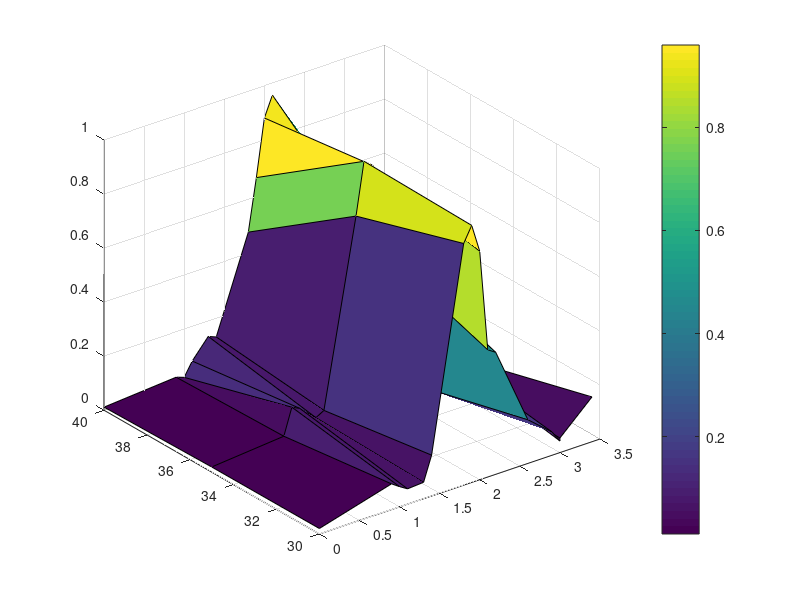

Write the MATLAB code that produced this figure.
eff = [0.020243902	0.095121951	0.074796748	0.056639566	0.060704607	0.151219512	0.894308943	0.951219512	0.845528455	0.470867209	0.451219512	0.161788618	0.086585366	0.043089431	0.053794038	0.165853659	; ... 
0.018943089	0.042411587	0.139837398	0.125203252	0.070817997	0.087804878	0.766666667	0.959349593	0.93495935	0.61076056	0.593495935	0.056097561	0.144715447	0.113821138	0.072346937	0.055005461	; ... 
0.01141791	0.031923614	0.021343284	0.071486875	0.142537313	0.130597015	0.478358209	0.669988472	0.880597015	0.955223881	0.835820896	0.094029851	0.09547385	0.164179104	0.164179104	0.041044776	...  
];

freqs = [30 35 40];
angles = [0	0.9	1	1.1	1.3	1.4	1.8	1.9	2	2.1	2.2	2.6	2.9	3	3	3.4];
[anglesGrid,freqsGrid] = meshgrid(angles,freqs);

figure()
s = surf(anglesGrid,freqsGrid,eff);
colorbar;
